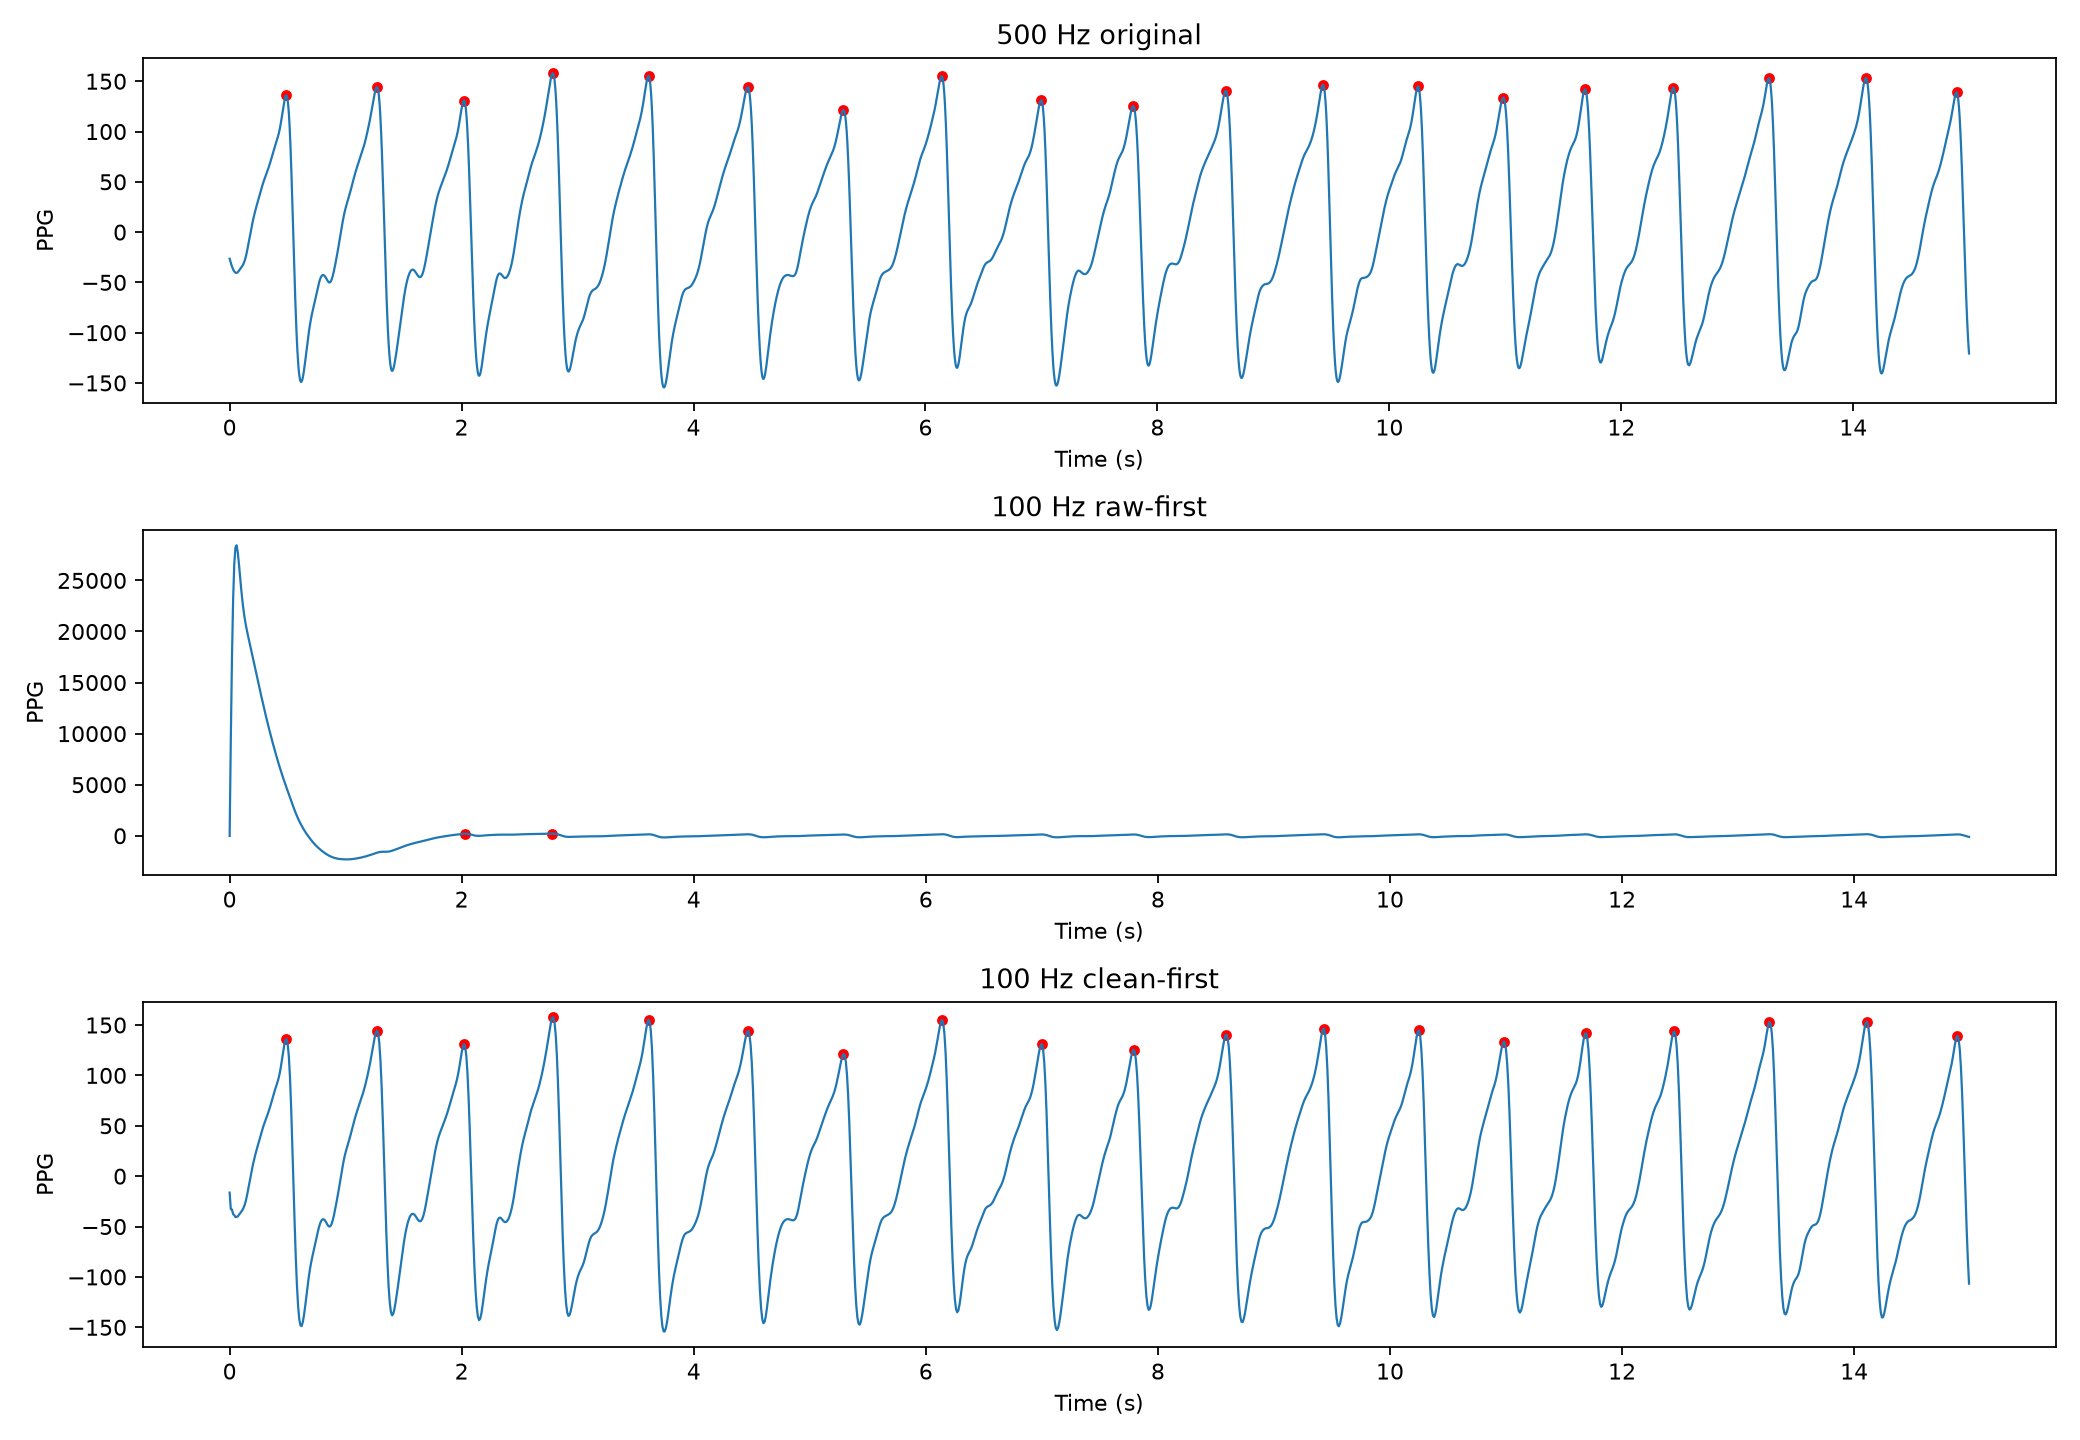

Write the Python code that produced this figure.
import numpy as np
import matplotlib.pyplot as plt
import neurokit2 as nk
import wfdb
from scipy.signal import resample_poly

record = wfdb.rdrecord("s1_sit")
ir = record.p_signal[:, record.sig_name.index("pleth_2")]

# Original 500 Hz processing
clean_500 = nk.ppg_clean(ir, sampling_rate=500)
raw_100 = resample_poly(ir, 1, 5)

# Compare processing order
signals = {
    "500 Hz original": (clean_500, 500),
    "100 Hz raw-first": (
        nk.ppg_clean(raw_100, sampling_rate=100), 100
    ),
    "100 Hz clean-first": (
        resample_poly(clean_500, 1, 5), 100
    )
}

fig, axes = plt.subplots(3, 1, figsize=(13, 9))

for ax, (name, (signal, fs)) in zip(
    axes, signals.items()
):
    _, info = nk.ppg_peaks(
        signal,
        sampling_rate=fs,
        method="elgendi"
    )

    peaks = np.asarray(info["PPG_Peaks"])
    intervals = np.diff(peaks) / fs

    print(f"\n{name}")
    print(f"Samples: {len(signal)}")
    print(f"Peaks: {len(peaks)}")
    print(f"Signal std: {np.std(signal):.6f}")

    if len(intervals):
        print(f"Median IBI: {np.median(intervals):.3f} s")
        print(f"Maximum IBI: {np.max(intervals):.3f} s")

    n = min(len(signal), fs * 15)
    t = np.arange(n) / fs

    ax.plot(t, signal[:n], linewidth=1)
    visible = peaks[peaks < n]
    ax.scatter(
        visible / fs,
        signal[visible],
        color="red",
        s=15
    )
    ax.set_title(name)
    ax.set_xlabel("Time (s)")
    ax.set_ylabel("PPG")

plt.tight_layout()
plt.savefig("diagnose_100hz.png", dpi=160)
print("\nSaved diagnose_100hz.png")
